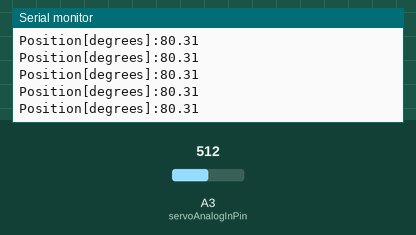
Simulated run of this sketch. Board: Arduino Uno, built with avr-gcc and run on an emulated ATmega328P. Shown: the last lines printed to the serial monitor. The inputs (shaded band) are chosen by the test bench; at power-on: A3 (servoAnalogInPin) = 512.

Above: at 2.2 s.
2.3 s: A3 (servoAnalogInPin) set to 716
At 2.31 s:
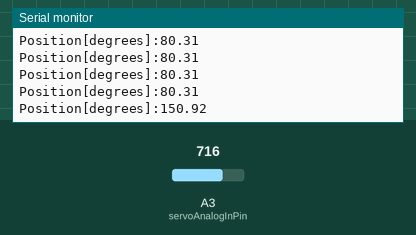
3.8 s: A3 (servoAnalogInPin) set to 900
At 3.82 s:
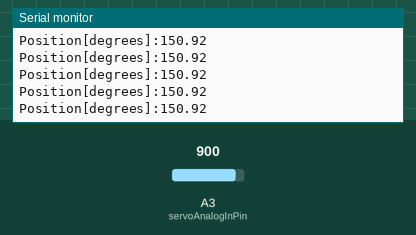
Timing chart, 0 to 6.8 s (numbered marks = the images above; inputs shaded):
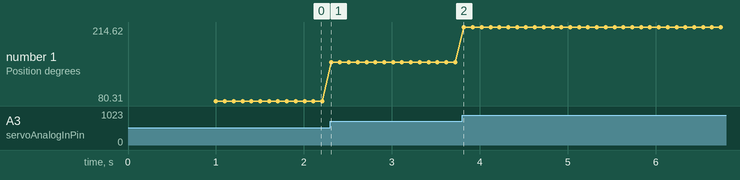

Measured:
- after the input at 2.3 s, the serial monitor: prints a new line at once (image 1)
- plotted number 1: 80.31 → 150.92 after the input at 2.3 s, 150.92 → 214.62 after the input at 3.8 s

The sketch:

EduExo.ino
```cpp
#include <Servo.h>

int servoAnalogInPin = A3;    //input motor position signal
int posIs;                    // store sensor data
float posIsDeg;             // new valiable with decimal places (slower computatuion speed)

void setup(){                 // set pinmodes, initialize libraries
 Serial.begin(9600);          // send motor position to PC
 delay(1000);
}

 void loop(){
 posIs = analogRead(servoAnalogInPin);           //aquire value and store it as variable posIs
 posIsDeg = (90.0/(540.0-280.0))*(posIs-280.0);   //linear interpolation

 Serial.print("Position[degrees]:");
 Serial.println(posIsDeg);                          // display on PC
 delay(100);                                     // time to execute code -> shorten when control system is implemented?
}
```
